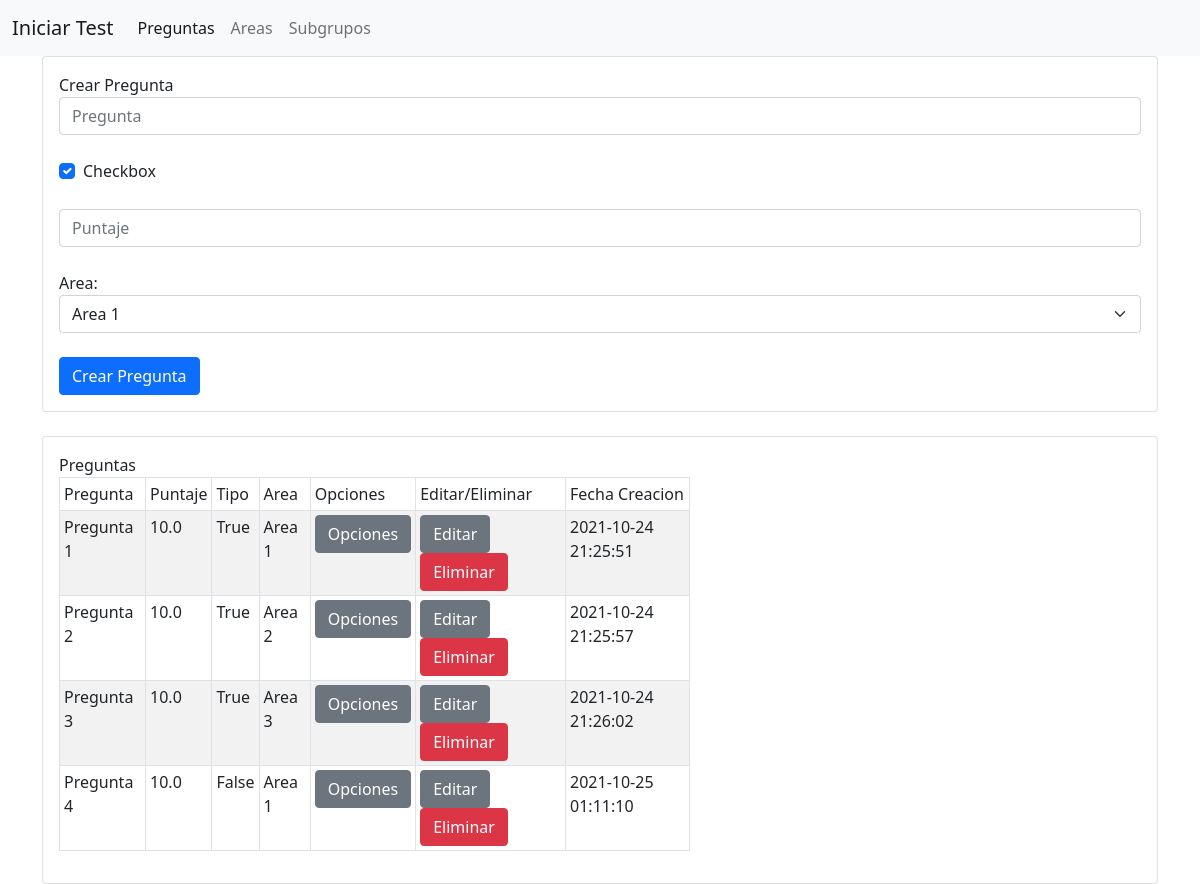
Page /preguntas (signed in) on the committed database.
### website/models.py (models this page shows)
class Preguntas(db.Model):
    id = db.Column(db.Integer, primary_key=True)
    pregunta_descripcion = db.Column(db.String)
    opciones = db.relationship('Opciones', backref='preg', passive_deletes=True)
    puntaje = db.Column(db.Float)
    tipo = db.Column(db.Boolean)
    fecha_creacion = db.Column(db.DateTime(timezone=True), default=func.now())
    area = db.Column(db.Integer, db.ForeignKey('areas.id', ondelete="CASCADE"), nullable=False)

class Areas(db.Model):
    id = db.Column(db.Integer, primary_key=True)
    nombre_area = db.Column(db.String)
    sub_grupo = db.Column(db.Integer, db.ForeignKey('subgrupos.id', ondelete="CASCADE"), nullable=False)
    orden = db.Column(db.Integer)
    pregunta = db.relationship('Preguntas', backref='areas', passive_deletes=True)
    fecha_creacion = db.Column(db.DateTime(timezone=True), default=func.now())

### website/views.py (the view, shortened to what this page needs)
@views.route("/preguntas", methods=['GET', 'POST'])
@login_required
def preguntas():
    areas = AreasForm()
    preguntas = Preguntas.query.all()
    return render_template("preguntas.html", preguntas=preguntas, areas=areas, user=current_user)

### website/models.py
class AreasForm(FlaskForm):
    opts = QuerySelectField(query_factory=areas_query, allow_blank=False, get_label='nombre_area')

### website/__init__.py (called while the page is built)
def create_app():
    db.init_app(app)
    from . views import views
    from . models import Opciones, Preguntas, Usuarios, Areas, Subgrupos, Admins
    create_database(app)
    app.register_blueprint(views, url_prefix="/")
    login_manager = LoginManager()
    login_manager.login_view = "views.login"
    login_manager.init_app(app)
    @login_manager.user_loader
    def load_user(id):
        return Admins.query.get(int(id))
    return app

### website/models.py (called while the page is built)
def areas_query():
    return Areas.query

### website/templates/preguntas.html (shortened to what this page needs)
{% extends "base.html" %} {% block title %}Preguntas{% endblock %} {% block content %}
<div class="card card-body">
    Crear Pregunta
    <form method="POST">
        <div class="form-group">
            <input type="text" name="pregunta_descripcion" placeholder="Pregunta" class="form-control" required>
        </div>
        <div class="form-check">
            <input class="form-check-input" type="checkbox" name="tipo" id="tipo" checked>
            <label class="form-check-label" for="tipo">
                Checkbox
            </label>
        </div>
        <div class="form-group">
            <input type="float" name="puntaje" placeholder="Puntaje" class="form-control" required>
        </div>
        <div>
            Area:
            {{ areas.opts(class_="form-select",required='required') }}
        </div>
        <div class="form-group">
            <button type="submit" class="btn btn-primary btn-block">Crear Pregunta</button>
        </div>
    </form>
</div>
<br>
<div class="card card-body">
    Preguntas
    <div class="col-md-7">
        <table class="table table-striped table-bordered table-sm">
            <thead>
                <tr>
                    <td>Pregunta</td>
                    <td>Puntaje</td>
                    <td>Tipo</td>
                    <td>Area</td>
                    <td>Opciones</td>
                    <td>Editar/Eliminar</td>
                    <td>Fecha Creacion</td>
                </tr>
            </thead>
            <tbody>
                {% for pregunta in preguntas %}
                    <tr>
                        <td>{{ pregunta.pregunta_descripcion }}</td>
                        <td>{{ pregunta.puntaje }}</td>
                        <td>{{ pregunta.tipo }}</td>
                        <td>{{ pregunta.areas.nombre_area }}</td>
                        <td>
							<a href="/opciones/{{pregunta.id}}" class="btn btn-secondary">Opciones</a>
						</td>
                        <td>
							<a href="/editar_pregunta/{{pregunta.id}}" class="btn btn-secondary">Editar</a>
							<a href="/delete-pregunta/{{pregunta.id}}" class="btn btn-danger btn-delete">Eliminar</a>
						</td>
                        <td>{{ pregunta.fecha_creacion }}</td>
                    </tr>
                {% endfor %}
            </tbody>
        </table>
    </div>
</div>
{% endblock %}

### website/templates/base.html (shortened to what this page needs)
<!DOCTYPE html>
<html lang="en">
<head>
    <link href="https://cdn.jsdelivr.net/npm/bootstrap@5.0.2/dist/css/bootstrap.min.css" rel="stylesheet">
</head>
<body>
    <nav class="navbar navbar-expand-lg navbar-light bg-light">
        <div class="container-fluid">
          <a class="navbar-brand" href="/index">Iniciar Test</a>
          <div class="collapse navbar-collapse" id="navbarNavAltMarkup">
            <div class="navbar-nav">
              {% if user.is_authenticated %}
                <a class="nav-link active" aria-current="page" href="/preguntas">Preguntas</a>
                <a class="nav-link" href="/areas">Areas</a>
                <a class="nav-link" href="/subgrupos">Subgrupos</a>
              {% else %}
                <a class="nav-item nav-link" href="/login">Login Admin</a>
              {% endif %}
            </div>
          </div>
        </div>
      </nav>
    <div class="container">{% block content %}{% endblock %}</div>
</body>
</html>

### rows in the picture
Preguntas: pregunta_descripcion "Pregunta 1", puntaje "10.0", tipo "True", areas.nombre_area "Area 1", fecha_creacion "2021-10-24 21:25:51"
Preguntas: pregunta_descripcion "Pregunta 2", puntaje "10.0", tipo "True", areas.nombre_area "Area 2", fecha_creacion "2021-10-24 21:25:57"
Preguntas: pregunta_descripcion "Pregunta 3", puntaje "10.0", tipo "True", areas.nombre_area "Area 3", fecha_creacion "2021-10-24 21:26:02"
Preguntas: pregunta_descripcion "Pregunta 4", puntaje "10.0", tipo "False", areas.nombre_area "Area 1", fecha_creacion "2021-10-25 01:11:10"
